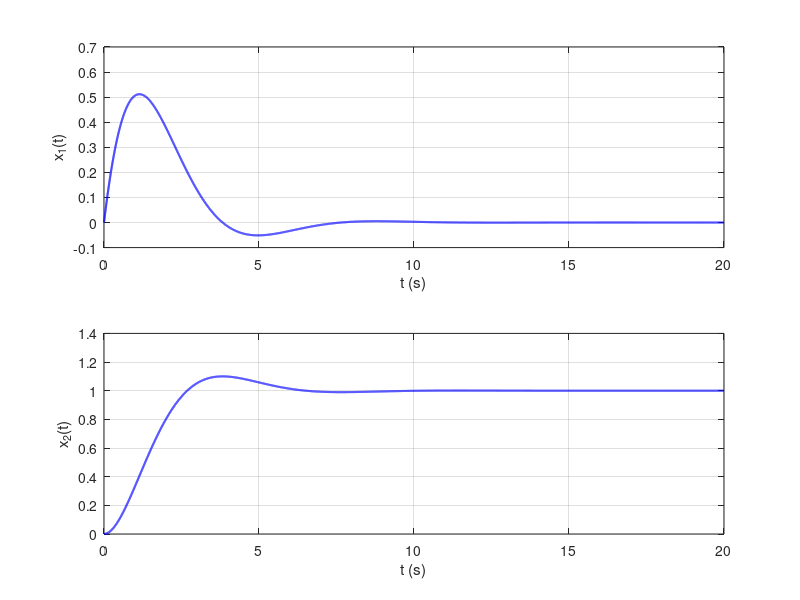
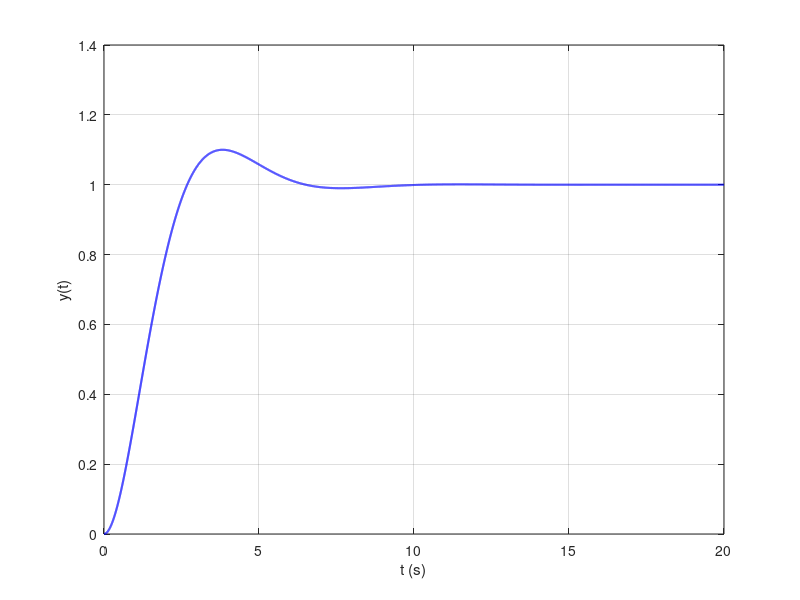

The MATLAB source for these figures, in order:
clear
close all
clc
format compact

A = [-0.1 -1; 1 0];
B = [0.9; 0];
C = [0 1];
D = 0;

damp(A)
sys = ss(A, B, C, D);
%step(sys)

% Check reachability
M_r = ctrb(A,B)
rho_m = rank(M_r)

% Define requirements
s_hat = 0.10; % Overshoot
t_s = 6.5; % Setting time
s_p = 0.02; % Setting percentage

zeta = abs(log(s_hat)) / (sqrt(pi^2 + (log(s_hat)) ^ 2)) % Damping coefficient
wn = log((s_p) ^ (-1)) / (zeta * t_s) % Natural frequency

% Define eigenvalues to assign
lambda_1 = - zeta * wn + 1i * wn * sqrt(1 - zeta ^ 2);
lambda_2 = - zeta * wn - 1i * wn * sqrt(1 - zeta ^ 2);
lambda_des = [lambda_1, lambda_2]

K = place(A, B, lambda_des)

% State matrices and dynamical systems needed to compute N
A_c = A-B*K;
sys_N = ss(A_c, B, C, D);

% Calculate N
N = 1/dcgain(sys_N)

% Controlled LTI system
sys_contr = ss(A-B*K, B*N, C, D);

% Simulation
t_sim = linspace(0, 20, 10000); % Simulation time base, use 20 as a limit since it's 2-3 times the setting time
[y, t, x] = step(sys_contr, t_sim); % Simulation results

% Plot simulation results
figure(2),
subplot(211)
plot(t, x(:, 1), 'b', 'linew', 1.5)
grid on, zoom on, hold on, xlabel('t (s)'), ylabel('x_1(t)')
subplot(212)
plot(t, x(:, 2), 'b', 'linew', 1.5)
grid on, zoom on, hold on, xlabel('t (s)'), ylabel('x_2(t)')

figure (3), plot (t, y, 'b', 'linew', 1.5)
grid on, zoom on, hold on, xlabel('t (s)'), ylabel ('y(t)')